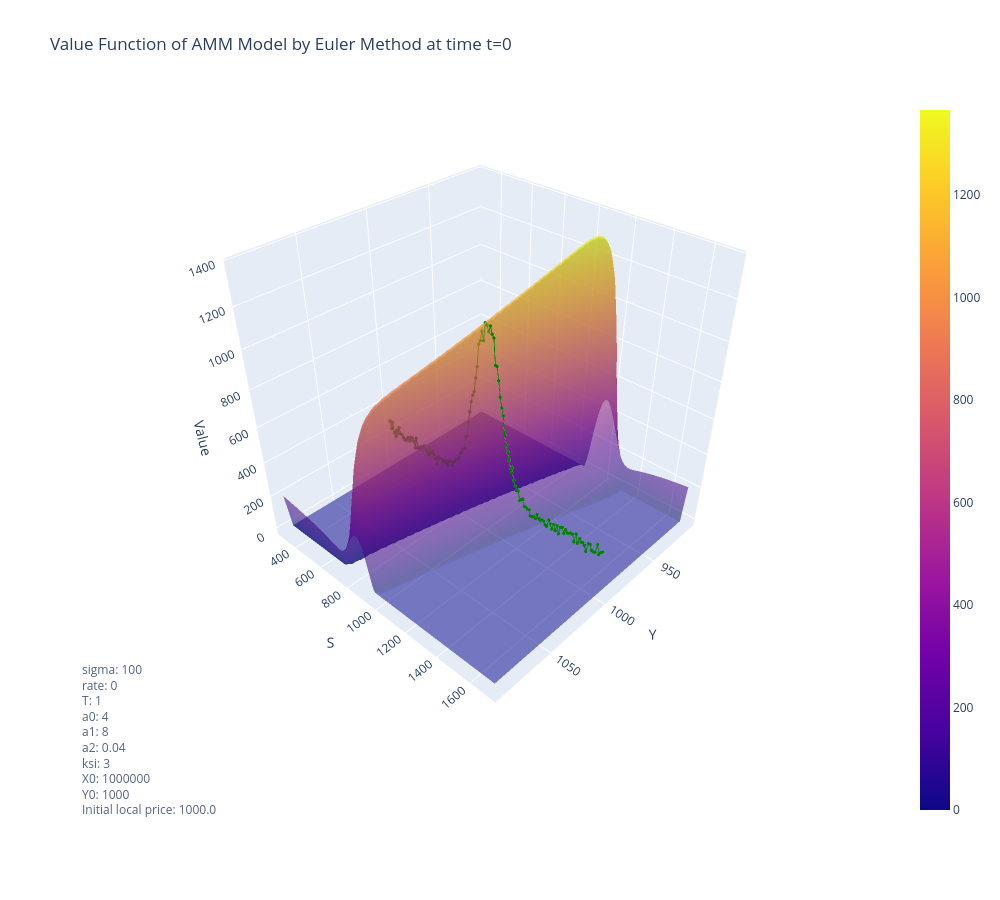

The code cell stored with this chart in its notebook:
### Code cell
fig = go.Figure()

input_params = amm_solver_obj.get_params()

# Plot the entire surface as dots
space, jumps = np.meshgrid(res_euler['external_mid_price_S'], res_euler['jumps_grid'])

fig.add_trace(go.Surface(
   x=jumps,
   y=space,
   z=value_function_euler[0, :, :],
   opacity=0.55
))

# Add the LS line slice to the plot
fig.add_trace(go.Scatter3d(
    x=jumps[np.where(jumps == params_LP['Y0'])[0][0]], # Find the index of the jump level closest to Y0
    y=space[0,:],
    z=value_function_LS_0,
    mode='lines+markers',
    marker=dict(color='green', size=2),
    name='LS Line Slice'
))

# Update layout for the 3D plot
fig.update_layout(
    width=1000,
    height=900,
    scene=dict(
        xaxis_title='Y',
        yaxis_title='S',
        zaxis_title='Value',
    ),
    scene_camera=dict(
    eye=dict(x=1.6, y=1.5, z=1.5),
    center=dict(x=0, y=0, z=-0.2) 
    ),
    title = f'Value Function of AMM Model by Euler Method at time t=0',
)

params_text = (
    f"sigma: {input_params['sigma']}<br>"
    f"rate: {input_params['rate']}<br>"
    f"T: {input_params['T']}<br>"
    f"a0: {input_params['a0']}<br>"
    f"a1: {input_params['a1']}<br>"
    f"a2: {input_params['a2']}<br>"
    f"ksi: {input_params['ksi']}<br>"
    f"X0: {input_params['X0']}<br>"
    f"Y0: {input_params['Y0']}<br>"
    f"Initial local price: {input_params['X0']/input_params['Y0']}<br>"
)

fig.add_annotation(
    text=params_text,
    xref="paper", yref="paper",
    align="left",
    showarrow=False,
    x=0, y=0,                       
    font=dict(size=12),
    opacity=0.8
)

fig.show()

### Figure 1 — Plotly figure (JSON) as saved in the notebook; plotly's stock layout.template omitted (floating-point values rounded to 4 significant figures; data arrays with more than 128 entries replaced by an {"elided": "..."} marker saying what was removed)
{"data": [{"opacity": 0.55, "type": "surface", "x": {"elided": "61x141 int values"}, "y": {"elided": "61x141 float values"}, "z": {"elided": "61x141 float values"}}, {"marker": {"color": "green", "size": 2}, "mode": "lines+markers", "name": "LS Line Slice", "type": "scatter3d", "x": {"elided": "141 int values"}, "y": {"elided": "141 float values"}, "z": {"elided": "141 float values"}}], "layout": {"annotations": [{"align": "left", "font": {"size": 12}, "opacity": 0.8, "showarrow": false, "text": "sigma: 100<br>rate: 0<br>T: 1<br>a0: 4<br>a1: 8<br>a2: 0.04<br>ksi: 3<br>X0: 1000000<br>Y0: 1000<br>Initial local price: 1000.0<br>", "x": 0, "xref": "paper", "y": 0, "yref": "paper"}], "height": 900, "scene": {"camera": {"center": {"x": 0, "y": 0, "z": -0.2}, "eye": {"x": 1.6, "y": 1.5, "z": 1.5}}, "xaxis": {"title": {"text": "Y"}}, "yaxis": {"title": {"text": "S"}}, "zaxis": {"title": {"text": "Value"}}}, "title": {"text": "Value Function of AMM Model by Euler Method at time t=0"}, "width": 1000}}
